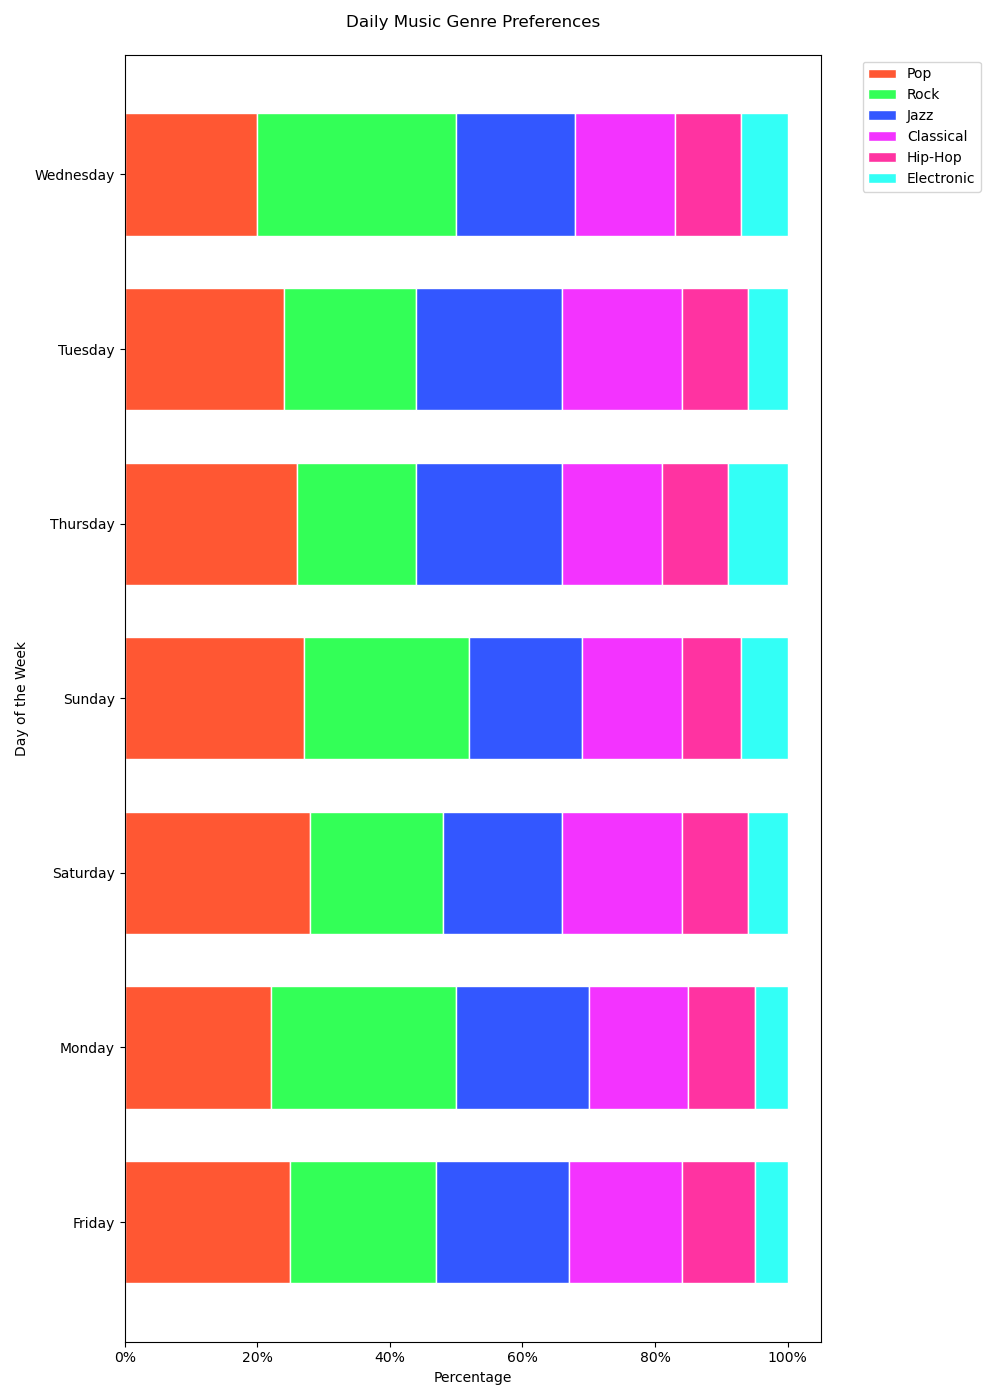

This chart was generated by the following Python code:

import seaborn as sns
import matplotlib.pyplot as plt
import pandas as pd

data = [
    {'Day': 'Monday', 'Pop': '22%', 'Rock': '28%', 'Jazz': '20%', 'Classical': '15%', 'Hip-Hop': '10%', 'Electronic': '5%'},
    {'Day': 'Tuesday', 'Pop': '24%', 'Rock': '20%', 'Jazz': '22%', 'Classical': '18%', 'Hip-Hop': '10%', 'Electronic': '6%'},
    {'Day': 'Wednesday', 'Pop': '20%', 'Rock': '30%', 'Jazz': '18%', 'Classical': '15%', 'Hip-Hop': '10%', 'Electronic': '7%'},
    {'Day': 'Thursday', 'Pop': '26%', 'Rock': '18%', 'Jazz': '22%', 'Classical': '15%', 'Hip-Hop': '10%', 'Electronic': '9%'},
    {'Day': 'Friday', 'Pop': '25%', 'Rock': '22%', 'Jazz': '20%', 'Classical': '17%', 'Hip-Hop': '11%', 'Electronic': '5%'},
    {'Day': 'Saturday', 'Pop': '28%', 'Rock': '20%', 'Jazz': '18%', 'Classical': '18%', 'Hip-Hop': '10%', 'Electronic': '6%'},
    {'Day': 'Sunday', 'Pop': '27%', 'Rock': '25%', 'Jazz': '17%', 'Classical': '15%', 'Hip-Hop': '9%', 'Electronic': '7%'}
]

df = pd.DataFrame(data)

for col in df.columns:
    if col != 'Day':
        df[col] = df[col].str.rstrip('%').astype('float') / 100

df.set_index('Day', inplace=True)
df.sort_index(inplace=True)

cumsum_df = df.cumsum(axis=1)

fig, ax = plt.subplots(figsize=(10, 14))

colors = ['#FF5733', '#33FF57', '#3357FF', '#F333FF', '#FF33A1', '#33FFF6']
width = 0.7
for i, col in enumerate(df.columns):
    ax.barh(df.index, df[col], left=cumsum_df[col] - df[col], color=colors[i], edgecolor='white', height=width)

plt.xticks(ticks=[0, 0.2, 0.4, 0.6, 0.8, 1], labels=['0%', '20%', '40%', '60%', '80%', '100%'])
plt.xlabel('Percentage')
plt.ylabel('Day of the Week')
plt.title('Daily Music Genre Preferences', pad=20)
plt.legend(df.columns, bbox_to_anchor=(1.05, 1), loc='upper left')
plt.tight_layout()

plt.show()
